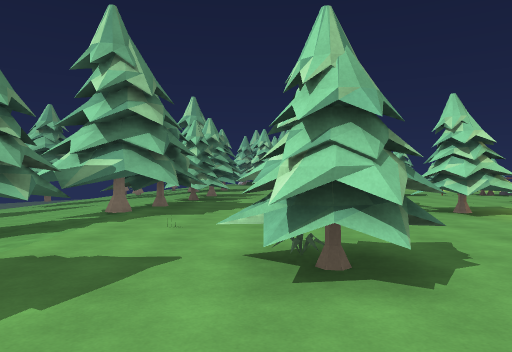
View 1 (above)

24 first-person views from a walk through a scene from a Unity 3-D project. The camera is 1.5 m above the floor, looks level and sees 70° across. The floor is counted in squares, 2 m on a side. Each view is taken from the middle of a square. On the plan, view 1 faces up. The plan holds only what a view shows up to about 11 squares ahead; the rest is blank. The place goes on beyond the plan. Surface patterns are stand-ins for the level's own textures.

View 2
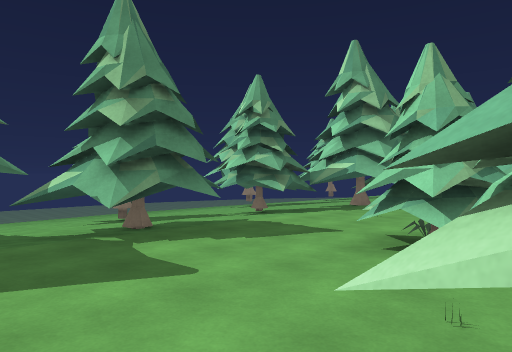

View 3
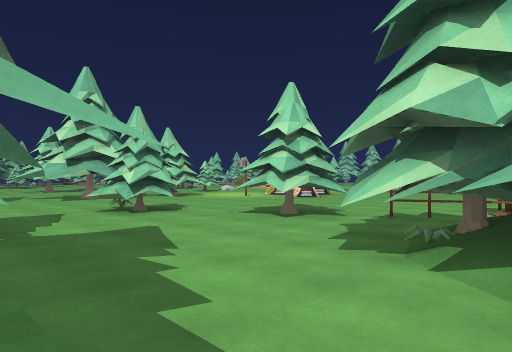

View 4
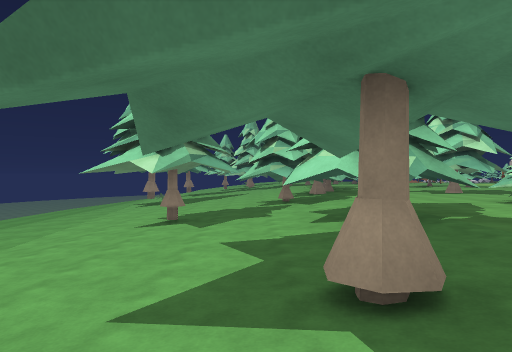

View 5
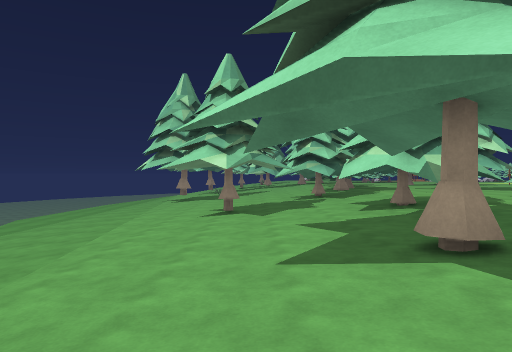

View 6
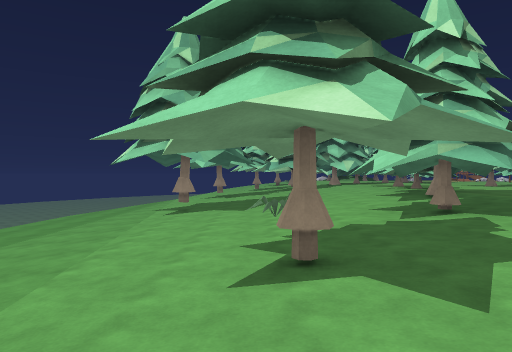

View 7
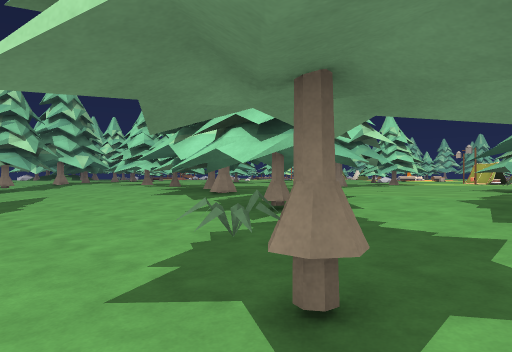

View 8
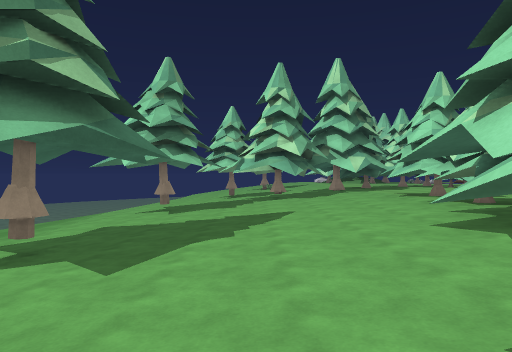

View 9
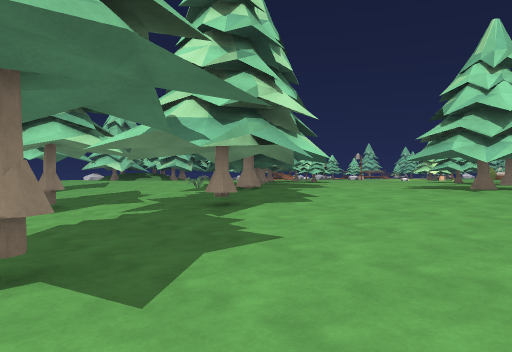

View 10
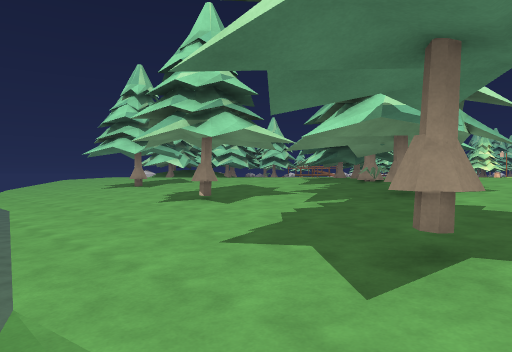

View 11
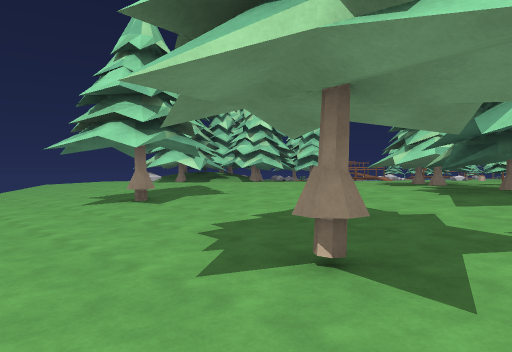

View 12
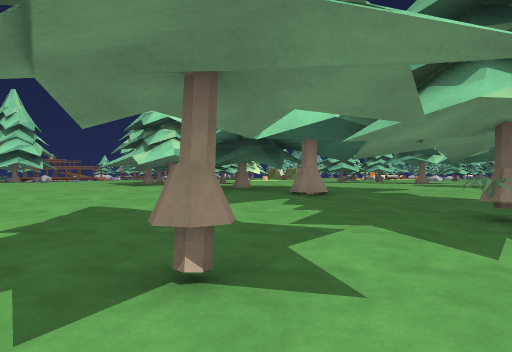

View 13
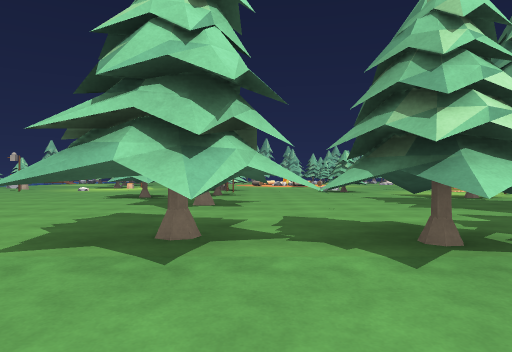

View 14
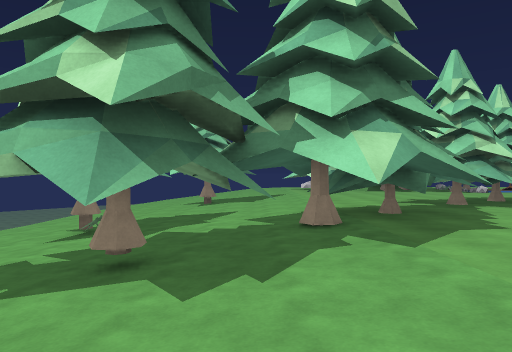

View 15
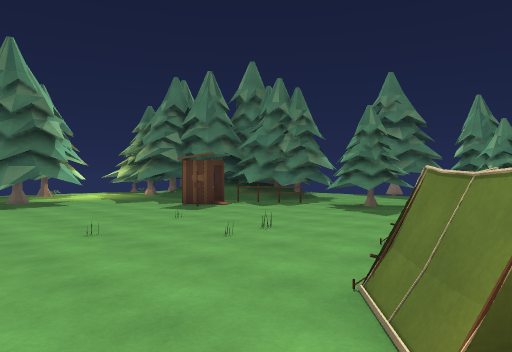

View 16
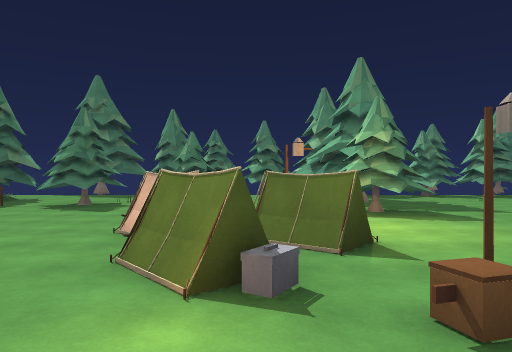

View 17
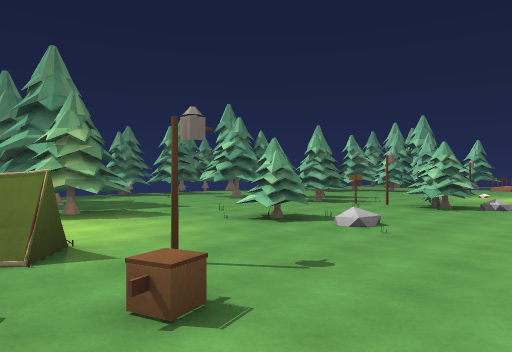

View 18
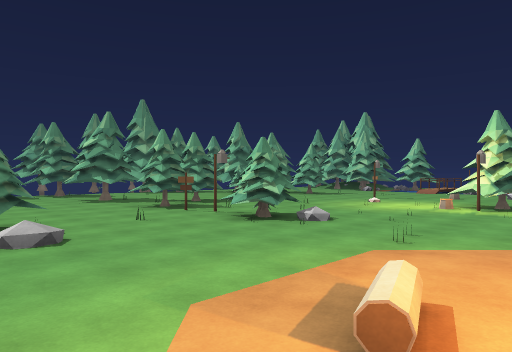

View 19
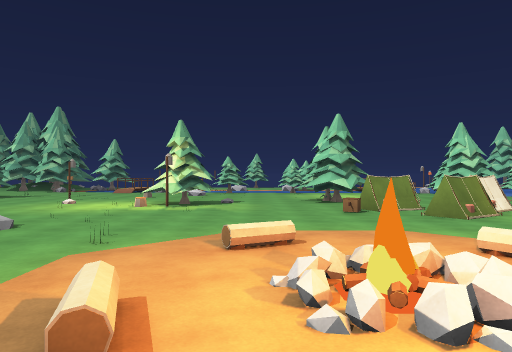

View 20
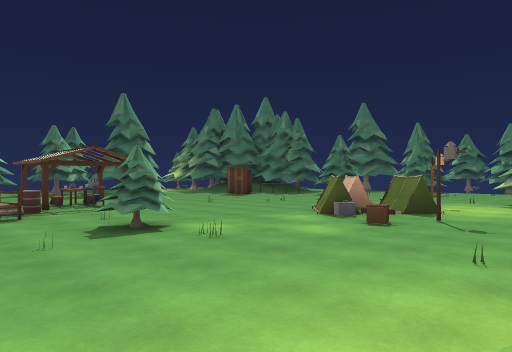

View 21
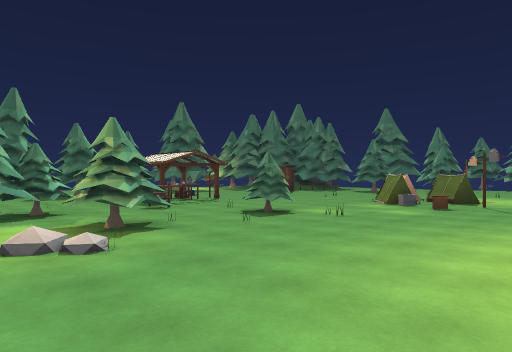

View 22
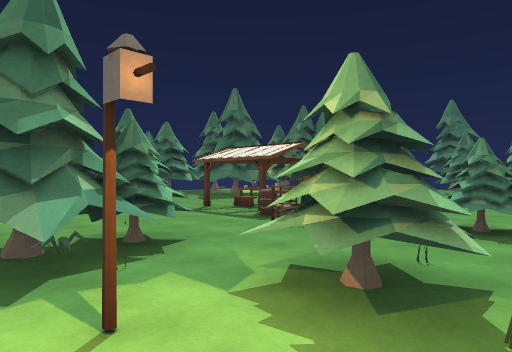

View 23
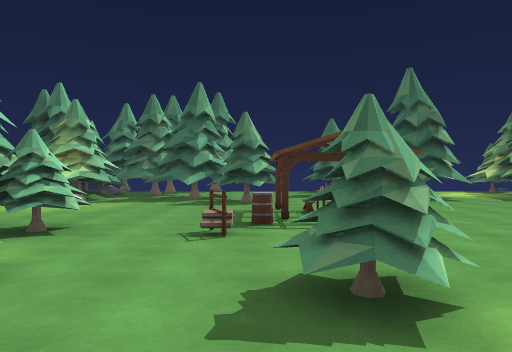

View 24
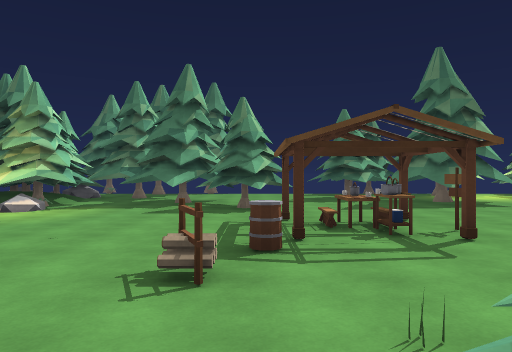

### Floor plan
Key: @ floor where view 1 was taken; # wall or solid block; x gap in a wall; . main floor; : floor 0.25 m higher than the main floor; - floor 0.25 m lower than the main floor; + floor 0.5 m higher than the main floor; _ floor 0.5 m lower than the main floor; < floor 0.75 m lower than the main floor; ( floor 1 m lower than the main floor; ! floor 1.25 m lower than the main floor; ? floor 1.5 m lower than the main floor; / step, stairs or slope; = window, fence, low wall or low ledge; ^ raised ledge; v drop or lower ground; T thing the floor can be seen under or through; O other object.
Columns run from 13 left of view 1 to 19 right of it. Each row starts with its distance up from view 1.
 30       </
 29       ///
 28       ////
 27     v(////.
 26     (/////..
 25     (/<#_ .....
 24     (/////.....
 23     (/////.....
 22    v(/////... ##
 21    v(/////..###^
 20    v(////-######  ......  ...##
 19    v((#_ -.##...........##....x
 18    !//< _###.................. O
 17    !///_####.................=OO
 16   v!////_##......##............OO
 15   v!(#<_#-## .. ####............
 14   !///////.# .###.##O.#........
 13   !//////-###. #...........+...
 12   ///////-###...............O.
 11  ?////////.#^.............//O
 10 v?///////-##........##/....
  9 v?/!#(//_###.###............ .. .
  8 v?///////-##.######.............
  7  ?//////_###x## .##..............
  6 v?/////_###........O.O.=.........
  5 v?/////_###........  OOO.......:.
  4  ?//////_x...#^.....  O...#..TT.
  3  v!//(#__ #..##.....O.........TO.
  2   !////__###...................T.
  1    /////_###...##..........=..TT
  0    !/////-...@.##..........#...
 -1     (/////. ....O.......OOO.....^
 -2      ///_#....##.=.O.....OO......
 -3      (///- ..## /O#..............
 -4        // .       .........##...#
 -5        /          ...#^....####.#
 -6                    ..##^... ###.#

Where each view was taken, in squares from view 1:
view 1: 0 up, 0 right, facing up
view 2: 1 down, 2 right, facing up-left
view 3: 4 down, 3 left, facing up-right
view 4: 4 down, 5 left, facing up
view 5: 5 down, 6 left, facing up
view 6: 0 up, 7 left, facing up
view 7: 2 up, 8 left, facing up-right
view 8: 5 up, 6 left, facing up
view 9: 12 up, 9 left, facing up-right
view 10: 14 up, 11 left, facing up-right
view 11: 18 up, 9 left, facing up-right
view 12: 19 up, 9 left, facing right
view 13: 13 up, 5 left, facing right
view 14: 13 up, 4 left, facing up
view 15: 5 up, 11 right, facing down-left
view 16: 5 up, 12 right, facing left
view 17: 5 up, 12 right, facing up-left
view 18: 9 up, 14 right, facing up-left
view 19: 9 up, 14 right, facing up
view 20: 9 up, 16 right, facing down-left
view 21: 9 up, 19 right, facing down-left
view 22: 5 up, 19 right, facing down-left
view 23: 6 up, 14 right, facing down
view 24: 4 up, 14 right, facing down
